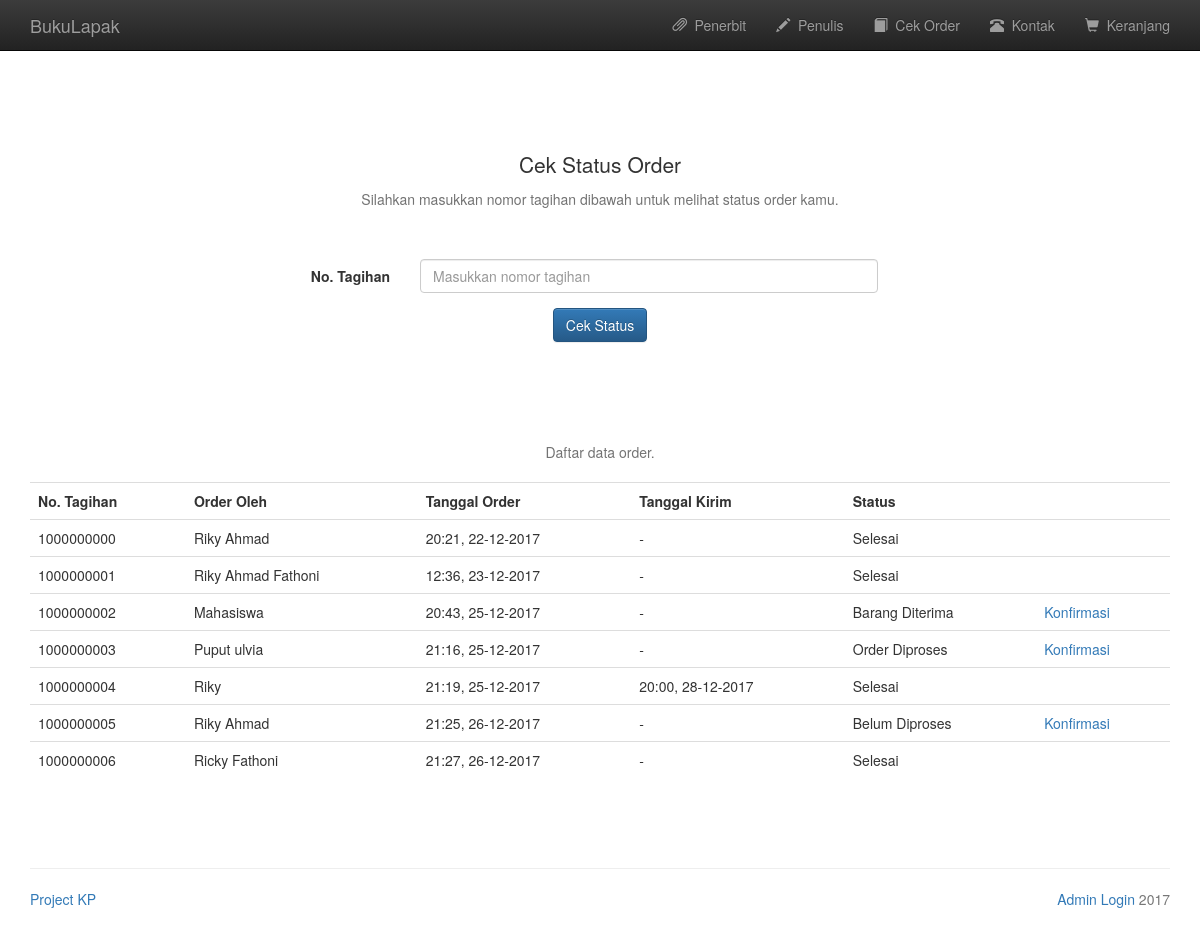
Page /cek-order.php on the committed database.
### tables this page shows
CREATE TABLE `status_order` (
  `no_tagihan` int(20) NOT NULL,
  `id_pelanggan` int(20) NOT NULL,
  `tgl_order` varchar(60) NOT NULL,
  `tgl_kirim` varchar(60) NOT NULL,
  `status` varchar(20) NOT NULL,
  `kode_konfirmasi` varchar(20) NOT NULL
);

CREATE TABLE `pelanggan` (
  `idpelanggan` int(10) UNSIGNED NOT NULL,
  `nama` varchar(60) NOT NULL,
  `email` varchar(60) NOT NULL,
  `alamat` varchar(80) NOT NULL,
  `kota` varchar(30) NOT NULL,
  `postal_kode` varchar(10) NOT NULL,
  `provinsi` varchar(60) NOT NULL
);

### functions/database_functions.php (called while the page is built, shortened)
<?php
	function getStatusOrder($conn){
		$query = "SELECT * from status_order ORDER BY no_tagihan";
		$result = mysqli_query($conn, $query);
		return $result;
	}
	function getPelanggan($conn, $id){
		$query = "SELECT * from pelanggan WHERE idpelanggan = '$id' ORDER BY idpelanggan";
		$result = mysqli_query($conn, $query);
		return $result;
	}
?>

### cek-order.php (the view, shortened to what this page needs)
<?php
	require_once "./header.php";
	require_once "./functions/database_functions.php";
	$conn = db_connect();
	if(isset($_POST['cek_status'])){
		$result = getStatusOrderNoTagihan($conn, trim($_POST['notagihan']));
	} else {
		$result = getStatusOrder($conn);
	}
?>
	<form class="form-horizontal text-center" style="margin-top: 100px; margin-bottom: 100px" method="post" action="cek-order.php">
		<p class="lead">Cek Status Order</p>
		<span class="help-block" style="margin-top: -10px;" >Silahkan masukkan nomor tagihan dibawah untuk melihat status order kamu.</span>
		<div class="form-group" style="margin-top: 50px">
			<label for="user" class="control-label col-md-4">No. Tagihan</label>
			<div class="col-md-5">
				<input type="text" name="notagihan" class="form-control" placeholder="Masukkan nomor tagihan" required>
			</div>
		</div>
		<input type="submit" name="cek_status" value="Cek Status" class="btn btn-primary">
	</form>
	<span class="help-block text-center" style="margin-top: 30px">
		<?php
			$cekdata = mysqli_num_rows($result);
			if ($cekdata == 0) {
				echo 'Data order belum ada.';
			} else {
				echo 'Daftar data order.';
		?>
	</span>
	<table class="table" style="margin-top: 20px">
		<tr>
			<th>No. Tagihan</th>
			<th>Order Oleh</th>
			<th>Tanggal Order</th>
			<th>Tanggal Kirim</th>
			<th>Status</th>
			<th>&nbsp;</th>
		</tr>
		<?php while($row = mysqli_fetch_assoc($result)){ ?>
		<tr>
			<td><?php echo $row['no_tagihan']; ?></td>
			<td><?php
				$pelanggan = getPelanggan($conn, trim($row['id_pelanggan']));
				$dataPelanggan = mysqli_fetch_assoc($pelanggan);
				echo $dataPelanggan['nama'];
			?></td>
			<td><?php echo $row['tgl_order']; ?></td>
			<td><?php echo $row['tgl_kirim']; ?></td>
			<td><?php echo $row['status']; ?></td>
			<td>
				<?php if (trim($row['status']) != 'Selesai') {?>
				<a href="#"
					data-notagihan="<?php echo $row['no_tagihan']; ?>"
					data-status="<?php echo $row['status']; ?>"
					data-toggle="modal" data-target="#konfirmasi-order">Konfirmasi</a>
				<?php }?>
			</td>
		</tr>
		<?php } ?>
	</table>
	<?php } ?>
<?php
	require_once "./footer.php";
?>

### rows in the picture
status_order: no_tagihan "1000000000", id_pelanggan.nama "Riky Ahmad", tgl_order "20:21, 22-12-2017", tgl_kirim "-", status "Selesai"
status_order: no_tagihan "1000000001", id_pelanggan.nama "Riky Ahmad Fathoni", tgl_order "12:36, 23-12-2017", tgl_kirim "-", status "Selesai"
status_order: no_tagihan "1000000002", id_pelanggan.nama "Mahasiswa", tgl_order "20:43, 25-12-2017", tgl_kirim "-", status "Barang Diterima"
status_order: no_tagihan "1000000003", id_pelanggan.nama "Puput ulvia", tgl_order "21:16, 25-12-2017", tgl_kirim "-", status "Order Diproses"
status_order: no_tagihan "1000000004", id_pelanggan.nama "Riky", tgl_order "21:19, 25-12-2017", tgl_kirim "20:00, 28-12-2017", status "Selesai"
status_order: no_tagihan "1000000005", id_pelanggan.nama "Riky Ahmad", tgl_order "21:25, 26-12-2017", tgl_kirim "-", status "Belum Diproses"
status_order: no_tagihan "1000000006", id_pelanggan.nama "Ricky Fathoni", tgl_order "21:27, 26-12-2017", tgl_kirim "-", status "Selesai"
